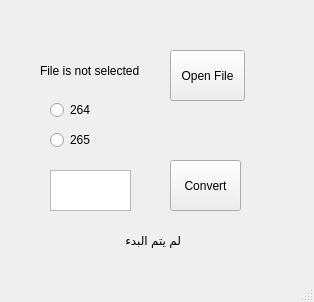
<?xml version="1.0" encoding="UTF-8"?>
<ui version="4.0">
 <class>MainWindow</class>
 <widget class="QMainWindow" name="MainWindow">
  <property name="geometry">
   <rect>
    <x>0</x>
    <y>0</y>
    <width>314</width>
    <height>302</height>
   </rect>
  </property>
  <property name="windowTitle">
   <string>MainWindow</string>
  </property>
  <widget class="QWidget" name="centralwidget">
   <widget class="QPushButton" name="OpenFile">
    <property name="geometry">
     <rect>
      <x>170</x>
      <y>50</y>
      <width>75</width>
      <height>51</height>
     </rect>
    </property>
    <property name="text">
     <string>Open File</string>
    </property>
   </widget>
   <widget class="QLabel" name="fileName">
    <property name="geometry">
     <rect>
      <x>40</x>
      <y>55</y>
      <width>121</width>
      <height>31</height>
     </rect>
    </property>
    <property name="text">
     <string>File is not selected</string>
    </property>
   </widget>
   <widget class="QPushButton" name="Convert">
    <property name="geometry">
     <rect>
      <x>170</x>
      <y>160</y>
      <width>71</width>
      <height>51</height>
     </rect>
    </property>
    <property name="text">
     <string>Convert</string>
    </property>
   </widget>
   <widget class="QTextEdit" name="textEdit">
    <property name="geometry">
     <rect>
      <x>50</x>
      <y>170</y>
      <width>81</width>
      <height>41</height>
     </rect>
    </property>
   </widget>
   <widget class="QLabel" name="Status">
    <property name="geometry">
     <rect>
      <x>90</x>
      <y>230</y>
      <width>91</width>
      <height>20</height>
     </rect>
    </property>
    <property name="text">
     <string>لم يتم البدء</string>
    </property>
   </widget>
   <widget class="QRadioButton" name="B264">
    <property name="geometry">
     <rect>
      <x>50</x>
      <y>100</y>
      <width>89</width>
      <height>20</height>
     </rect>
    </property>
    <property name="text">
     <string>264</string>
    </property>
   </widget>
   <widget class="QRadioButton" name="B265">
    <property name="geometry">
     <rect>
      <x>50</x>
      <y>130</y>
      <width>89</width>
      <height>20</height>
     </rect>
    </property>
    <property name="text">
     <string>265</string>
    </property>
   </widget>
  </widget>
  <widget class="QMenuBar" name="menubar">
   <property name="geometry">
    <rect>
     <x>0</x>
     <y>0</y>
     <width>314</width>
     <height>22</height>
    </rect>
   </property>
  </widget>
  <widget class="QStatusBar" name="statusbar"/>
 </widget>
 <resources/>
 <connections/>
</ui>
